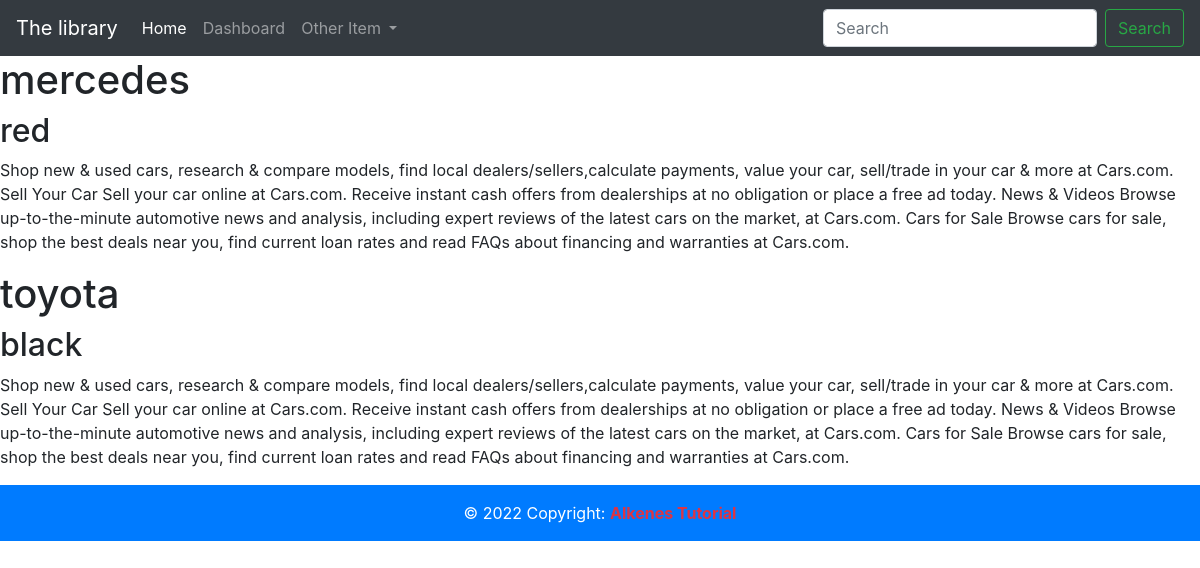
The page /pricing/ on the database its author committed.
### blog/models.py (models this page shows, shortened)
class Car(models.Model):
    model_name = models.CharField(max_length=100)
    color = models.CharField(max_length=20)
    description = models.TextField()
    engine = models.IntegerField()
    numbers_of_tier = models.IntegerField()
    material = models.CharField(max_length=30)
    created_on = models.DateTimeField()
    number_of_sit = models.IntegerField()

### blog/views.py (the view)
# urls.py: path('pricing/',pricing , name= "pricing"),
def pricing(request):
    cars = Car.objects.all()
    context = {
        "cars": cars,
    }
    return render(request, "pricing.html",context)

### templates/pricing.html
{% extends 'base.html' %}
{% block content %}
    {% for parts in cars %}
    <h1>{{parts.model_name}}</h1>
    <h2>{{parts.color}}</h2>
    <p>{{parts.description}}</p>
    {% endfor %}
    {% endblock content  %}

### rows shown on the page
Car: model_name "mercedes", color "red", description "Shop new & used cars, research & compare models, find local dealers/sellers,calculate payments, value your car, sell/trade in your car & more at Cars.com. Sell Your Car Sell your car online at Cars.com. Receive instant cash offers from dealerships at no obligation or place a free ad today. News & Videos Browse up-to-the-minute automotive news and analysis, including expert reviews of the latest cars on the market, at Cars.com. Cars for Sale Browse cars for sale, shop the best deals near you, find current loan rates and read FAQs about financing and warranties at Cars.com."
Car: model_name "toyota", color "black", description "Shop new & used cars, research & compare models, find local dealers/sellers,calculate payments, value your car, sell/trade in your car & more at Cars.com. Sell Your Car Sell your car online at Cars.com. Receive instant cash offers from dealerships at no obligation or place a free ad today. News & Videos Browse up-to-the-minute automotive news and analysis, including expert reviews of the latest cars on the market, at Cars.com. Cars for Sale Browse cars for sale, shop the best deals near you, find current loan rates and read FAQs about financing and warranties at Cars.com."
